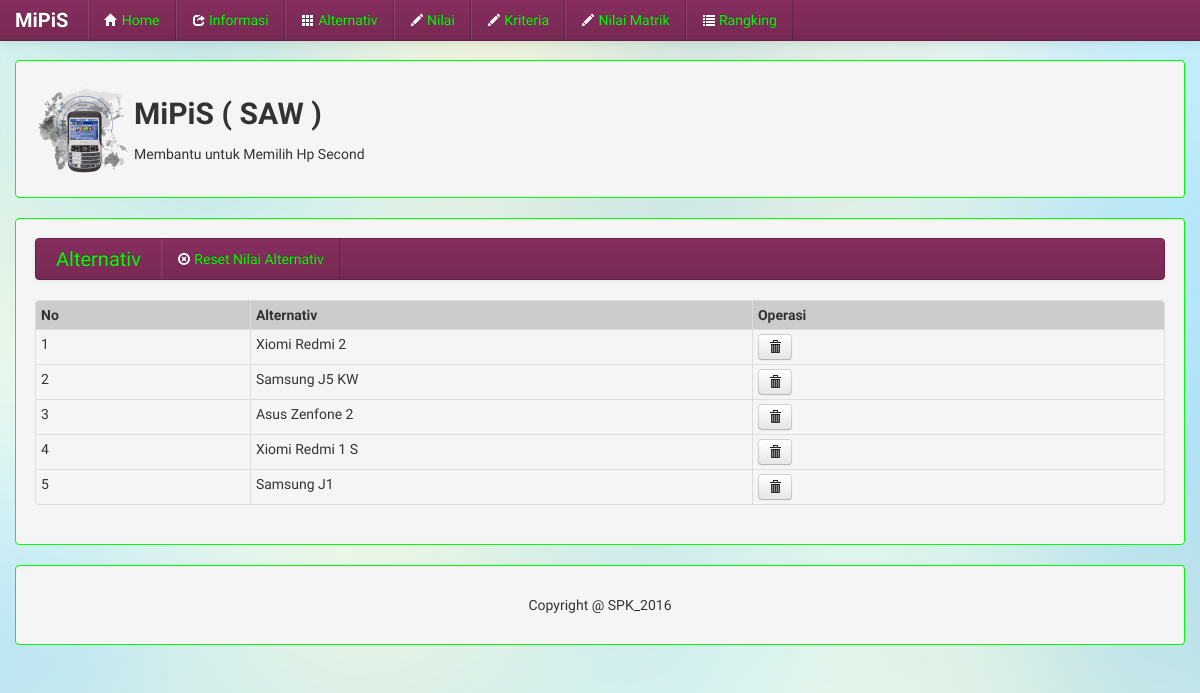
The app's page /SPK2016/index.php/alternativ with its own data.
### tables this page shows
CREATE TABLE `alternativ` (
  `idAlternativ` int(11) NOT NULL AUTO_INCREMENT,
  `idKosan` int(11) DEFAULT NULL,
  `hasilAlternativ` double DEFAULT NULL,
  PRIMARY KEY (`idAlternativ`),
  KEY `alternativ_ibfk_1` (`idKosan`),
  CONSTRAINT `alternativ_ibfk_1` FOREIGN KEY (`idKosan`) REFERENCES `infomasi` (`idKosan`) ON DELETE CASCADE ON UPDATE CASCADE
);

CREATE TABLE `infomasi` (
  `idKosan` int(10) NOT NULL AUTO_INCREMENT,
  `namaKosan` varchar(30) DEFAULT NULL,
  `Harga` int(11) DEFAULT NULL,
  `Informasi` text,
  `Gambar` varchar(300) DEFAULT NULL,
  PRIMARY KEY (`idKosan`)
);

### SPK2016/application/libraries/Template.php (called while the page is built)
<?php if ( ! defined('BASEPATH')) exit('No direct script access allowed');
class Template {
		var $template_data = array();
		function set($name, $value)
		{
			$this->template_data[$name] = $value;
		}
		function load($template = '', $view = '' , $view_data = array(), $return = FALSE)
		{
			$this->CI =& get_instance();
			$this->set('contents', $this->CI->load->view($view, $view_data, TRUE));
			return $this->CI->load->view($template, $this->template_data, $return);
		}
}

### SPK2016/application/controllers/alternativ.php (called while the page is built, shortened)
<?php
class alternativ extends CI_Controller{
	function index(){
		$data['Alternativ'] = $this->modAlternativ->alternativ();
		$this->template->load('Template','Website/w_alternativ',$data);
	}
}
?>

### SPK2016/index.php (called while the page is built, shortened)
<?php
require_once BASEPATH.'core/CodeIgniter.php';

### SPK2016/application/models/modAlternativ.php (called while the page is built, shortened)
<?php
class modAlternativ extends Ci_Model
{
	function alternativ(){
		$sql = "SELECT i.namaKosan, a.idAlternativ, a.hasilAlternativ FROM infomasi AS i, alternativ AS a WHERE a.idKosan = i.idKosan";
		return $this->db->query($sql);
	}
}
?>

### SPK2016/application/views/Website/w_alternativ.php (the view)
<a class="brand" href="<?php echo base_url()?>index.php/alternativ"> Alternativ</a>
  <div class="nav-collapse">
        <ul class="nav">
          <li><a onClick="return confirm('Anda yakin..???');" href="<?php echo base_url()?>index.php/alternativ/reset"
          class="medium-box"><i class="icon-remove-circle icon-white">
          </i> Reset Nilai Alternativ</a></li>
        </ul>
    </div>
  </div>
    </div>
  </div>
  <section>
    <div class="table-responsive">
    <table class="table table-condensed table-bordered">
    <thead>
      <tr bgcolor='#CCCCCC'>
        <th width="20"align="center">No</th>
        <th width="50" align="center">Alternativ</th>
        <th width="20" align="center">Operasi</th>
      </tr>
    </thead>
    <tbody>
      <?php $no = 1;
    foreach ($Alternativ->result() as $A) {
      echo "<tr>
      <td>$no</td>
      <td>$A->namaKosan</td>";
    ?>
      <td><div class="btn-group">
          <a onClick="return confirm('Anda yakin..???');" class="btn btn-small"
          href="<?php echo base_url()?>index.php/alternativ/hapus/<?php echo $A->idAlternativ; ?>"><i class="icon-trash"></i></a>
      </div></td>
      </tr>
    <?php $no++;
      } ?>
    </tbody>
    </table>
    </div>
    </section>
  </div>

### SPK2016/assets/css/docs.css (style rules this page uses)
body { position: relative; padding-top: 60px; no-repeat center center fixed; -webkit-background-size: cover; -moz-background-size: cover; -o-background-size: cover; background-size: cover; background-position: 0 40px; }

### records on screen
alternativ: idKosan.namaKosan "Xiomi Redmi 2"
alternativ: idKosan.namaKosan "Samsung J5 KW"
alternativ: idKosan.namaKosan "Asus Zenfone 2"
alternativ: idKosan.namaKosan "Xiomi Redmi 1 S"
alternativ: idKosan.namaKosan "Samsung J1"
